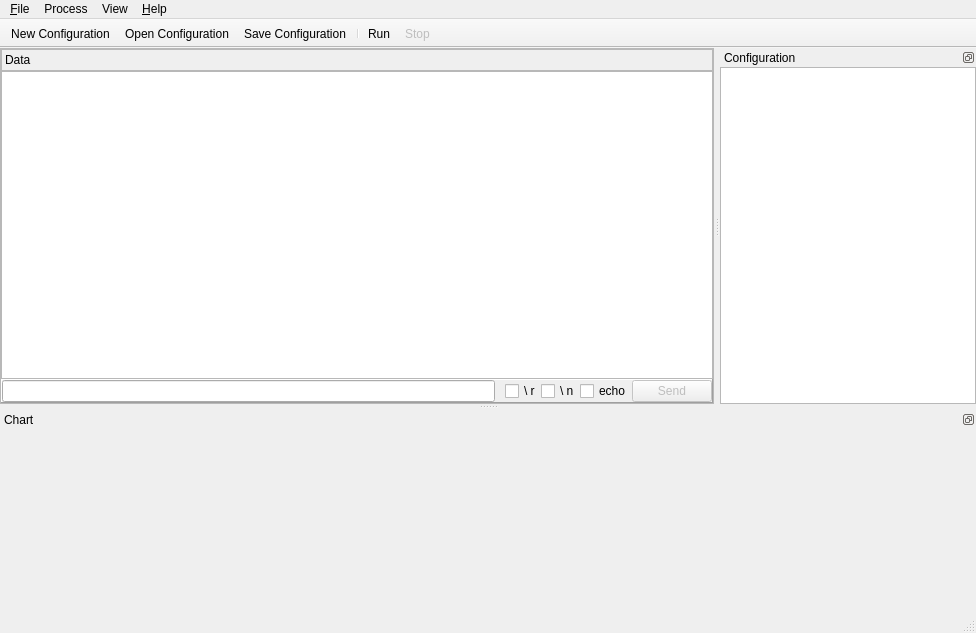
<?xml version="1.0" encoding="UTF-8"?>
<ui version="4.0">
 <class>MainWindow</class>
 <widget class="QMainWindow" name="MainWindow">
  <property name="geometry">
   <rect>
    <x>0</x>
    <y>0</y>
    <width>976</width>
    <height>633</height>
   </rect>
  </property>
  <property name="windowTitle">
   <string>Serial Chart</string>
  </property>
  <property name="windowIcon">
   <iconset resource="resources.qrc">
    <normaloff>:/images/run.png</normaloff>:/images/run.png</iconset>
  </property>
  <widget class="QWidget" name="centralWidget">
   <layout class="QHBoxLayout" name="horizontalLayout">
    <property name="spacing">
     <number>0</number>
    </property>
    <property name="leftMargin">
     <number>0</number>
    </property>
    <property name="topMargin">
     <number>0</number>
    </property>
    <property name="rightMargin">
     <number>0</number>
    </property>
    <property name="bottomMargin">
     <number>0</number>
    </property>
    <item>
     <widget class="QFrame" name="frame">
      <property name="frameShape">
       <enum>QFrame::StyledPanel</enum>
      </property>
      <property name="frameShadow">
       <enum>QFrame::Raised</enum>
      </property>
      <layout class="QVBoxLayout" name="verticalLayout">
       <property name="spacing">
        <number>0</number>
       </property>
       <property name="leftMargin">
        <number>0</number>
       </property>
       <property name="topMargin">
        <number>0</number>
       </property>
       <property name="rightMargin">
        <number>0</number>
       </property>
       <property name="bottomMargin">
        <number>0</number>
       </property>
       <item>
        <widget class="QFrame" name="frame_2">
         <property name="autoFillBackground">
          <bool>false</bool>
         </property>
         <property name="styleSheet">
          <string notr="true"/>
         </property>
         <property name="frameShape">
          <enum>QFrame::StyledPanel</enum>
         </property>
         <property name="frameShadow">
          <enum>QFrame::Plain</enum>
         </property>
         <layout class="QHBoxLayout" name="horizontalLayout_4">
          <property name="spacing">
           <number>0</number>
          </property>
          <property name="leftMargin">
           <number>3</number>
          </property>
          <property name="topMargin">
           <number>3</number>
          </property>
          <property name="rightMargin">
           <number>3</number>
          </property>
          <property name="bottomMargin">
           <number>3</number>
          </property>
          <item>
           <widget class="QLabel" name="label">
            <property name="autoFillBackground">
             <bool>true</bool>
            </property>
            <property name="styleSheet">
             <string notr="true"/>
            </property>
            <property name="text">
             <string>Data</string>
            </property>
           </widget>
          </item>
         </layout>
        </widget>
       </item>
       <item>
        <widget class="QPlainTextEdit" name="dataText">
         <property name="font">
          <font>
           <family>Courier</family>
           <pointsize>10</pointsize>
          </font>
         </property>
        </widget>
       </item>
       <item>
        <widget class="QFrame" name="frame_3">
         <property name="autoFillBackground">
          <bool>true</bool>
         </property>
         <property name="frameShape">
          <enum>QFrame::Panel</enum>
         </property>
         <property name="frameShadow">
          <enum>QFrame::Raised</enum>
         </property>
         <layout class="QHBoxLayout" name="horizontalLayout_3">
          <property name="spacing">
           <number>0</number>
          </property>
          <property name="leftMargin">
           <number>0</number>
          </property>
          <property name="topMargin">
           <number>0</number>
          </property>
          <property name="rightMargin">
           <number>0</number>
          </property>
          <property name="bottomMargin">
           <number>0</number>
          </property>
          <item>
           <widget class="QLineEdit" name="sendText">
            <property name="enabled">
             <bool>true</bool>
            </property>
            <property name="minimumSize">
             <size>
              <width>0</width>
              <height>0</height>
             </size>
            </property>
            <property name="text">
             <string/>
            </property>
            <property name="alignment">
             <set>Qt::AlignLeading|Qt::AlignLeft|Qt::AlignVCenter</set>
            </property>
           </widget>
          </item>
          <item>
           <spacer name="horizontalSpacer">
            <property name="orientation">
             <enum>Qt::Horizontal</enum>
            </property>
            <property name="sizeType">
             <enum>QSizePolicy::Fixed</enum>
            </property>
            <property name="sizeHint" stdset="0">
             <size>
              <width>10</width>
              <height>20</height>
             </size>
            </property>
           </spacer>
          </item>
          <item>
           <widget class="QCheckBox" name="checkBoxCR">
            <property name="text">
             <string>\ r</string>
            </property>
           </widget>
          </item>
          <item>
           <widget class="QCheckBox" name="checkBoxLF">
            <property name="minimumSize">
             <size>
              <width>0</width>
              <height>0</height>
             </size>
            </property>
            <property name="text">
             <string>\ n</string>
            </property>
           </widget>
          </item>
          <item>
           <widget class="QCheckBox" name="checkBoxEcho">
            <property name="text">
             <string>echo</string>
            </property>
           </widget>
          </item>
          <item>
           <widget class="QPushButton" name="sendButton">
            <property name="enabled">
             <bool>false</bool>
            </property>
            <property name="text">
             <string>Send</string>
            </property>
           </widget>
          </item>
         </layout>
        </widget>
       </item>
      </layout>
     </widget>
    </item>
   </layout>
  </widget>
  <widget class="QMenuBar" name="menuBar">
   <property name="geometry">
    <rect>
     <x>0</x>
     <y>0</y>
     <width>976</width>
     <height>25</height>
    </rect>
   </property>
   <widget class="QMenu" name="menuFile">
    <property name="title">
     <string>&amp;File</string>
    </property>
    <addaction name="actionNew"/>
    <addaction name="actionOpen"/>
    <addaction name="actionSave"/>
    <addaction name="actionSaveAs"/>
    <addaction name="separator"/>
    <addaction name="actionExit"/>
   </widget>
   <widget class="QMenu" name="menuProcess">
    <property name="title">
     <string>Process</string>
    </property>
    <addaction name="actionRun"/>
    <addaction name="actionStop"/>
   </widget>
   <widget class="QMenu" name="menu_Help">
    <property name="title">
     <string>&amp;Help</string>
    </property>
    <addaction name="actionAbout"/>
   </widget>
   <widget class="QMenu" name="menuView">
    <property name="title">
     <string>View</string>
    </property>
    <addaction name="actionToolbar"/>
    <addaction name="separator"/>
    <addaction name="actionConfiguration"/>
    <addaction name="actionChart"/>
    <addaction name="separator"/>
   </widget>
   <addaction name="menuFile"/>
   <addaction name="menuProcess"/>
   <addaction name="menuView"/>
   <addaction name="menu_Help"/>
  </widget>
  <widget class="QToolBar" name="mainToolBar">
   <property name="windowTitle">
    <string>Toolbar</string>
   </property>
   <property name="movable">
    <bool>false</bool>
   </property>
   <property name="allowedAreas">
    <set>Qt::TopToolBarArea</set>
   </property>
   <property name="floatable">
    <bool>false</bool>
   </property>
   <attribute name="toolBarArea">
    <enum>TopToolBarArea</enum>
   </attribute>
   <attribute name="toolBarBreak">
    <bool>false</bool>
   </attribute>
   <addaction name="actionNew"/>
   <addaction name="actionOpen"/>
   <addaction name="actionSave"/>
   <addaction name="separator"/>
   <addaction name="actionRun"/>
   <addaction name="actionStop"/>
  </widget>
  <widget class="QStatusBar" name="statusBar"/>
  <widget class="QDockWidget" name="dockWidgetChart">
   <property name="sizePolicy">
    <sizepolicy hsizetype="Expanding" vsizetype="Expanding">
     <horstretch>0</horstretch>
     <verstretch>0</verstretch>
    </sizepolicy>
   </property>
   <property name="minimumSize">
    <size>
     <width>100</width>
     <height>201</height>
    </size>
   </property>
   <property name="features">
    <set>QDockWidget::DockWidgetFloatable|QDockWidget::DockWidgetMovable</set>
   </property>
   <property name="windowTitle">
    <string>Chart</string>
   </property>
   <attribute name="dockWidgetArea">
    <number>8</number>
   </attribute>
   <widget class="QWidget" name="dockWidgetContentsChart">
    <layout class="QHBoxLayout" name="horizontalLayout_2">
     <property name="spacing">
      <number>0</number>
     </property>
     <property name="leftMargin">
      <number>0</number>
     </property>
     <property name="topMargin">
      <number>0</number>
     </property>
     <property name="rightMargin">
      <number>0</number>
     </property>
     <property name="bottomMargin">
      <number>0</number>
     </property>
     <item>
      <widget class="QScrollArea" name="scrollArea">
       <property name="autoFillBackground">
        <bool>false</bool>
       </property>
       <property name="frameShape">
        <enum>QFrame::NoFrame</enum>
       </property>
       <property name="frameShadow">
        <enum>QFrame::Plain</enum>
       </property>
       <property name="lineWidth">
        <number>0</number>
       </property>
       <property name="verticalScrollBarPolicy">
        <enum>Qt::ScrollBarAsNeeded</enum>
       </property>
       <property name="horizontalScrollBarPolicy">
        <enum>Qt::ScrollBarAsNeeded</enum>
       </property>
       <property name="widgetResizable">
        <bool>true</bool>
       </property>
       <widget class="QWidget" name="scrollAreaWidgetContents">
        <property name="geometry">
         <rect>
          <x>0</x>
          <y>0</y>
          <width>976</width>
          <height>179</height>
         </rect>
        </property>
        <layout class="QFormLayout" name="formLayout">
         <property name="horizontalSpacing">
          <number>0</number>
         </property>
         <property name="verticalSpacing">
          <number>0</number>
         </property>
         <property name="leftMargin">
          <number>0</number>
         </property>
         <property name="topMargin">
          <number>0</number>
         </property>
         <property name="rightMargin">
          <number>0</number>
         </property>
         <property name="bottomMargin">
          <number>0</number>
         </property>
         <item row="0" column="0">
          <widget class="Chart" name="chart" native="true">
           <property name="sizePolicy">
            <sizepolicy hsizetype="Fixed" vsizetype="Fixed">
             <horstretch>0</horstretch>
             <verstretch>0</verstretch>
            </sizepolicy>
           </property>
           <property name="minimumSize">
            <size>
             <width>100</width>
             <height>100</height>
            </size>
           </property>
          </widget>
         </item>
        </layout>
       </widget>
      </widget>
     </item>
    </layout>
   </widget>
  </widget>
  <widget class="QDockWidget" name="dockWidgetConfiguration">
   <property name="features">
    <set>QDockWidget::DockWidgetFloatable|QDockWidget::DockWidgetMovable</set>
   </property>
   <property name="windowTitle">
    <string>Configuration</string>
   </property>
   <attribute name="dockWidgetArea">
    <number>2</number>
   </attribute>
   <widget class="QWidget" name="dockWidgetContentsConfiguration">
    <layout class="QVBoxLayout" name="verticalLayout_3">
     <property name="spacing">
      <number>0</number>
     </property>
     <property name="leftMargin">
      <number>0</number>
     </property>
     <property name="topMargin">
      <number>0</number>
     </property>
     <property name="rightMargin">
      <number>0</number>
     </property>
     <property name="bottomMargin">
      <number>0</number>
     </property>
     <item>
      <widget class="QPlainTextEdit" name="configurationText">
       <property name="enabled">
        <bool>true</bool>
       </property>
       <property name="font">
        <font>
         <family>Courier</family>
         <pointsize>10</pointsize>
        </font>
       </property>
       <property name="documentTitle">
        <string/>
       </property>
       <property name="readOnly">
        <bool>false</bool>
       </property>
       <property name="plainText">
        <string/>
       </property>
      </widget>
     </item>
    </layout>
   </widget>
  </widget>
  <action name="actionOpen">
   <property name="icon">
    <iconset>
     <normalon>:/images/open.png</normalon>
    </iconset>
   </property>
   <property name="text">
    <string>Open Configuration</string>
   </property>
   <property name="shortcut">
    <string>Ctrl+O</string>
   </property>
  </action>
  <action name="actionExit">
   <property name="text">
    <string>E&amp;xit</string>
   </property>
   <property name="shortcut">
    <string>Ctrl+W</string>
   </property>
  </action>
  <action name="actionSave">
   <property name="icon">
    <iconset>
     <normalon>:/images/save.png</normalon>
    </iconset>
   </property>
   <property name="text">
    <string>Save Configuration</string>
   </property>
   <property name="shortcut">
    <string>Ctrl+S</string>
   </property>
  </action>
  <action name="actionNew">
   <property name="icon">
    <iconset resource="resources.qrc">
     <normaloff>:/images/new.png</normaloff>:/images/new.png</iconset>
   </property>
   <property name="text">
    <string>New Configuration</string>
   </property>
   <property name="shortcut">
    <string>Ctrl+N</string>
   </property>
  </action>
  <action name="actionSaveAs">
   <property name="text">
    <string>Save Configuration &amp;As...</string>
   </property>
   <property name="shortcut">
    <string>Ctrl+Shift+S</string>
   </property>
  </action>
  <action name="actionRun">
   <property name="icon">
    <iconset resource="resources.qrc">
     <normaloff>:/images/run.png</normaloff>:/images/run.png</iconset>
   </property>
   <property name="text">
    <string>Run</string>
   </property>
   <property name="shortcut">
    <string>F5</string>
   </property>
  </action>
  <action name="actionStop">
   <property name="enabled">
    <bool>false</bool>
   </property>
   <property name="icon">
    <iconset resource="resources.qrc">
     <normaloff>:/images/stop.png</normaloff>:/images/stop.png</iconset>
   </property>
   <property name="text">
    <string>&amp;Stop</string>
   </property>
   <property name="shortcut">
    <string>F6</string>
   </property>
  </action>
  <action name="actionAbout">
   <property name="text">
    <string>&amp;About</string>
   </property>
  </action>
  <action name="actionConfiguration">
   <property name="checkable">
    <bool>true</bool>
   </property>
   <property name="checked">
    <bool>true</bool>
   </property>
   <property name="text">
    <string>Configuration</string>
   </property>
  </action>
  <action name="actionChart">
   <property name="checkable">
    <bool>true</bool>
   </property>
   <property name="checked">
    <bool>true</bool>
   </property>
   <property name="text">
    <string>Chart</string>
   </property>
  </action>
  <action name="actionToolbar">
   <property name="checkable">
    <bool>true</bool>
   </property>
   <property name="checked">
    <bool>true</bool>
   </property>
   <property name="text">
    <string>Toolbar</string>
   </property>
  </action>
 </widget>
 <layoutdefault spacing="6" margin="11"/>
 <customwidgets>
  <customwidget>
   <class>Chart</class>
   <extends>QWidget</extends>
   <header>chart.h</header>
   <container>1</container>
  </customwidget>
 </customwidgets>
 <resources>
  <include location="resources.qrc"/>
 </resources>
 <connections/>
</ui>
